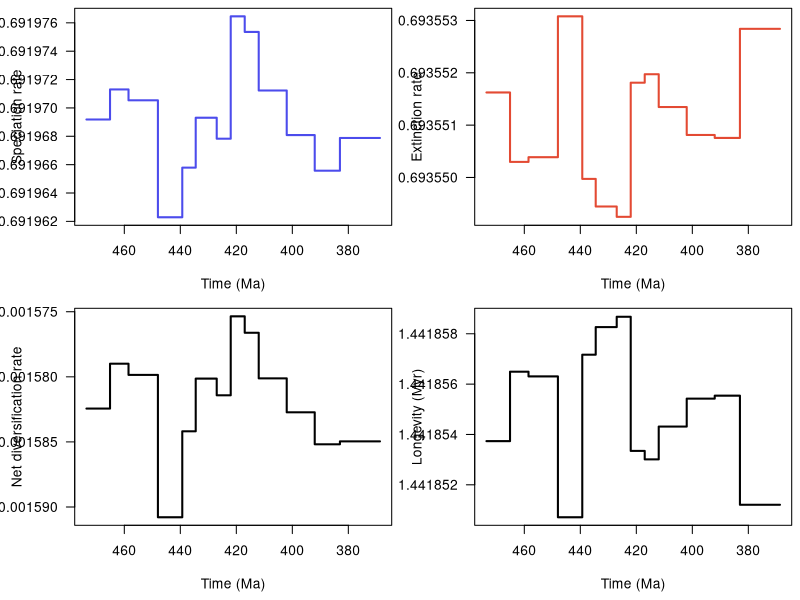

Write R code to recreate this figure.
pdf(file='C:/Users/SimoesLabAdmin/Documents/BDNN_Arielli/reptilia/pyrate_mcmc_logs/reptilia_pyrate_6_G_BDS_BDNN_16_8TVc_RTT.pdf', width = 9, height = 6, useDingbats = FALSE)

layout(matrix(1:4, ncol = 2, nrow = 2, byrow = TRUE))
par(las = 1, mar = c(4.5, 4.5, 0.5, 0.5))
time_vec=c(473.52377806152896, 465.10001,465.1,458.50001,458.5,448.00001,448.0,439.30001,439.3,434.50001,434.5,427.00001,427.0,422.00001,422.0,417.00001,417.0,412.00001,412.0,402.00001,402.0,392.00001,392.0,383.00001,383.0,368.7042482279301)
sp_mean=c(0.6919691847772559, 0.6919691847772559,0.6919713052355847,0.6919713052355847,0.6919705363680305,0.6919705363680305,0.69196228954587,0.69196228954587,0.6919657877644897,0.6919657877644897,0.6919693086161955,0.6919693086161955,0.691967828285743,0.691967828285743,0.6919764587679461,0.6919764587679461,0.6919753584016776,0.6919753584016776,0.6919712294710364,0.6919712294710364,0.6919680855201956,0.6919680855201956,0.6919655730451804,0.6919655730451804,0.6919678817030879,0.6919678817030879)
sp_lwr=c(0.6919691847772553, 0.6919691847772553,0.6919713052355859,0.6919713052355859,0.6919705363680289,0.6919705363680289,0.6919622895458696,0.6919622895458696,0.6919657877644916,0.6919657877644916,0.6919693086161964,0.6919693086161964,0.6919678264462551,0.6919678264462551,0.6919764587679462,0.6919764587679462,0.691975358401678,0.691975358401678,0.6919712294710357,0.6919712294710357,0.6919680855201964,0.6919680855201964,0.6919655730451796,0.6919655730451796,0.6919678811899276,0.6919678811899276)
sp_upr=c(0.6919691847772553, 0.6919691847772553,0.6919713052355859,0.6919713052355859,0.6919705363680289,0.6919705363680289,0.6919622895458696,0.6919622895458696,0.6919657877644916,0.6919657877644916,0.6919693086161964,0.6919693086161964,0.6919678330158571,0.6919678330158571,0.6919764587679462,0.6919764587679462,0.691975358401678,0.691975358401678,0.6919712294710357,0.6919712294710357,0.6919680855201964,0.6919680855201964,0.6919655730451796,0.6919655730451796,0.6919678826561004,0.6919678826561004)
ex_mean=c(0.6935516242149196, 0.6935516242149196,0.6935502971555537,0.6935502971555537,0.69355038744621,0.69355038744621,0.6935530790784502,0.6935530790784502,0.6935499727836661,0.6935499727836661,0.6935494450782705,0.6935494450782705,0.693549247434555,0.693549247434555,0.6935518113238791,0.6935518113238791,0.6935519729206243,0.6935519729206243,0.6935513461086397,0.6935513461086397,0.6935508119047978,0.6935508119047978,0.6935507553858379,0.6935507553858379,0.6935528401734843,0.6935528401734843)
ex_lwr=c(0.6935516242149206, 0.6935516242149206,0.6935502971555538,0.6935502971555538,0.6935503874462109,0.6935503874462109,0.6935530790784505,0.6935530790784505,0.6935499727836663,0.6935499727836663,0.6935494450782712,0.6935494450782712,0.6935492396355516,0.6935492396355516,0.6935518113238787,0.6935518113238787,0.6935519729206244,0.6935519729206244,0.6935513461086392,0.6935513461086392,0.693550811904796,0.693550811904796,0.6935507553858391,0.6935507553858391,0.6935528386061464,0.6935528386061464)
ex_upr=c(0.6935516242149206, 0.6935516242149206,0.6935502971555538,0.6935502971555538,0.6935503874462109,0.6935503874462109,0.6935530790784505,0.6935530790784505,0.6935499727836663,0.6935499727836663,0.6935494450782712,0.6935494450782712,0.6935492504675007,0.6935492504675007,0.6935518113238787,0.6935518113238787,0.6935519729206244,0.6935519729206244,0.6935513461086392,0.6935513461086392,0.693550811904796,0.693550811904796,0.6935507553858391,0.6935507553858391,0.693552841017435,0.693552841017435)
div_mean=c(-0.0015824394376652284, -0.0015824394376652284,-0.0015789919199679092,-0.0015789919199679092,-0.0015798510781820374,-0.0015798510781820374,-0.0015907895325809607,-0.0015907895325809607,-0.0015841850191746776,-0.0015841850191746776,-0.001580136462074777,-0.001580136462074777,-0.0015814191488113093,-0.0015814191488113093,-0.001575352555932441,-0.001575352555932441,-0.0015766145189464176,-0.0015766145189464176,-0.0015801166376034903,-0.0015801166376034903,-0.0015827263845995532,-0.0015827263845995532,-0.001585182340659519,-0.001585182340659519,-0.0015849584703958807,-0.0015849584703958807)
div_lwr=c(-0.0015824394376652284, -0.0015824394376652284,-0.0015789919199679092,-0.0015789919199679092,-0.0015798510781820374,-0.0015798510781820374,-0.0015907895325809607,-0.0015907895325809607,-0.0015841850191746776,-0.0015841850191746776,-0.001580136462074777,-0.001580136462074777,-0.0015814240212456143,-0.0015814240212456143,-0.001575352555932441,-0.001575352555932441,-0.0015766145189464176,-0.0015766145189464176,-0.0015801166376034903,-0.0015801166376034903,-0.0015827263845995532,-0.0015827263845995532,-0.001585182340659519,-0.001585182340659519,-0.0015849598275073928,-0.0015849598275073928)
div_upr=c(-0.0015824394376652284, -0.0015824394376652284,-0.0015789919199679092,-0.0015789919199679092,-0.0015798510781820374,-0.0015798510781820374,-0.0015907895325809607,-0.0015907895325809607,-0.0015841850191746776,-0.0015841850191746776,-0.001580136462074777,-0.001580136462074777,-0.0015814066196945253,-0.0015814066196945253,-0.001575352555932441,-0.001575352555932441,-0.0015766145189464176,-0.0015766145189464176,-0.0015801166376034903,-0.0015801166376034903,-0.0015827263845995532,-0.0015827263845995532,-0.001585182340659519,-0.001585182340659519,-0.0015849559500459298,-0.0015849559500459298)
long_mean=c(1.4418537353033676, 1.4418537353033676,1.4418564941883572,1.4418564941883572,1.4418563064786079,1.4418563064786079,1.4418507107325338,1.4418507107325338,1.4418571685416568,1.4418571685416568,1.4418582656167294,1.4418582656167294,1.4418586765092893,1.4418586765092893,1.4418533463147614,1.4418533463147614,1.4418530103647273,1.4418530103647273,1.4418543134704835,1.4418543134704835,1.4418554240511385,1.4418554240511385,1.4418555415510648,1.4418555415510648,1.4418512074002356,1.4418512074002356)
long_lwr=c(1.4418537353033665, 1.4418537353033665,1.441856494188357,1.441856494188357,1.4418563064786063,1.4418563064786063,1.4418507107325322,1.4418507107325322,1.4418571685416566,1.4418571685416566,1.4418582656167276,1.4418582656167276,1.4418586702039258,1.4418586702039258,1.4418533463147636,1.4418533463147636,1.44185301036473,1.44185301036473,1.441854313470481,1.441854313470481,1.4418554240511372,1.4418554240511372,1.441855541551066,1.441855541551066,1.4418512056457158,1.4418512056457158)
long_upr=c(1.4418537353033665, 1.4418537353033665,1.441856494188357,1.441856494188357,1.4418563064786063,1.4418563064786063,1.4418507107325322,1.4418507107325322,1.4418571685416566,1.4418571685416566,1.4418582656167276,1.4418582656167276,1.4418586927230763,1.4418586927230763,1.4418533463147636,1.4418533463147636,1.44185301036473,1.44185301036473,1.441854313470481,1.441854313470481,1.4418554240511372,1.4418554240511372,1.441855541551066,1.441855541551066,1.4418512106586279,1.4418512106586279)
xlim = c(473.52377806152896, 368.7042482279301)
ylim = c(0.6919622895458696, 0.6919764587679462)
not_NA = !is.na(sp_mean)
plot(time_vec[not_NA], sp_mean[not_NA], type = 'n', xlim = xlim, ylim = ylim, xlab = 'Time (Ma)', ylab = 'Speciation rate')
polygon(c(time_vec[not_NA], rev(time_vec[not_NA])), c(sp_lwr[not_NA], rev(sp_upr[not_NA])), col = adjustcolor('#4c4cec', alpha = 0.5), border = NA)
lines(time_vec[not_NA], sp_mean[not_NA], col = '#4c4cec', lwd = 2)
ylim = c(0.6935492396355516, 0.6935530790784505)
not_NA = !is.na(ex_mean)
plot(time_vec[not_NA], ex_mean[not_NA], type = 'n', xlim = xlim, ylim = ylim, xlab = 'Time (Ma)', ylab = 'Extinction rate')
polygon(c(time_vec[not_NA], rev(time_vec[not_NA])), c(ex_lwr[not_NA], rev(ex_upr[not_NA])), col = adjustcolor('#e34a33', alpha = 0.5), border = NA)
lines(time_vec[not_NA], ex_mean[not_NA], col = '#e34a33', lwd = 2)
ylim = c(-0.0015907895325809607, -0.001575352555932441)
not_NA = !is.na(div_mean)
plot(time_vec[not_NA], div_mean[not_NA], type = 'n', xlim = xlim, ylim = ylim, xlab = 'Time (Ma)', ylab = 'Net diversification rate')
polygon(c(time_vec[not_NA], rev(time_vec[not_NA])), c(div_lwr[not_NA], rev(div_upr[not_NA])), col = adjustcolor('black', alpha = 0.3), border = NA)
lines(time_vec[not_NA], div_mean[not_NA], col = 'black', lwd = 2)
abline(h = 0, col = 'red', lty = 2)
ylim = c(1.4418507107325322, 1.4418586927230763)
not_NA = !is.na(long_mean)
plot(time_vec[not_NA], long_mean[not_NA], type = 'n', xlim = xlim, ylim = ylim, xlab = 'Time (Ma)', ylab = 'Longevity (Myr)')
polygon(c(time_vec[not_NA], rev(time_vec[not_NA])), c(long_lwr[not_NA], rev(long_upr[not_NA])), col = adjustcolor('black', alpha = 0.3), border = NA)
lines(time_vec[not_NA], long_mean[not_NA], col = 'black', lwd = 2)
dev.off()
